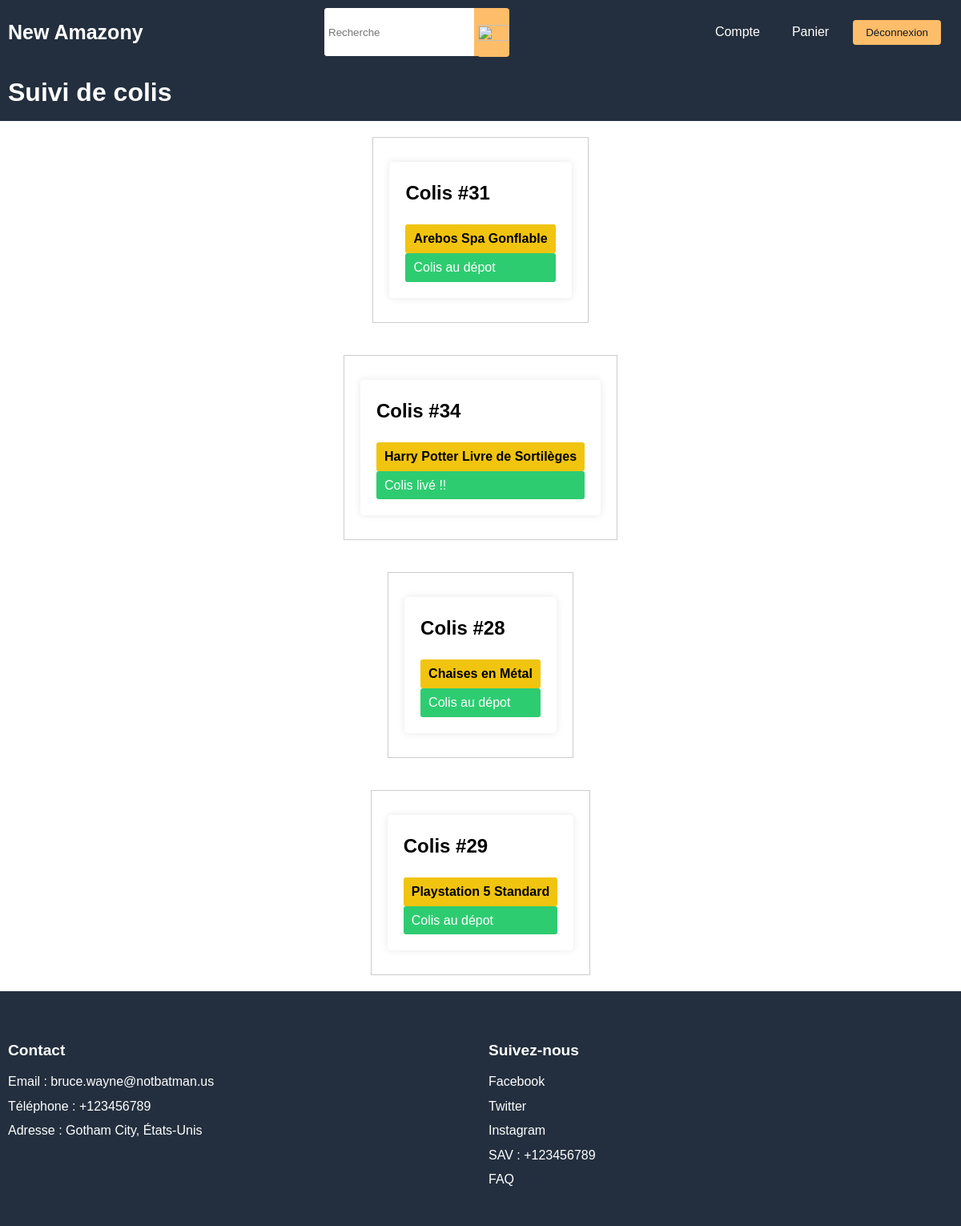
Page /php/suivi_colis.php (signed in) on the committed database.
### tables this page shows
CREATE TABLE IF NOT EXISTS `achats` (
  `ID_commande` int NOT NULL,
  `ID_produit` int NOT NULL,
  `quantite` int NOT NULL DEFAULT '1',
  `Prix` int DEFAULT NULL,
  `statut` tinyint NOT NULL DEFAULT '0',
  PRIMARY KEY (`ID_commande`,`ID_produit`),
  KEY `fk_ID_produit` (`ID_produit`)
);

### php/fonction_get.php (called while the page is built, shortened)
<?php
require_once "fonction_update.php";
function recu_Produit_By_Cmd($ID_Cmd){
    global $link;
    $data = [];
    $desc = [];
    $sql_data = "SELECT * FROM achats WHERE ID_commande = $ID_Cmd";
    $res_data = mysqli_query($link, $sql_data);
    while($obj = mysqli_fetch_object($res_data)){
        $data[$obj->ID_produit] = $obj->quantite;
    }
    foreach ($data as $key => $value) {
        $sql_prod = "SELECT * FROM produit WHERE ID = $key";
        $res_prod = mysqli_query($link, $sql_prod);
        $obj_prod = mysqli_fetch_object($res_prod);
        array_push($desc, $obj_prod->Nom);
        array_push($desc, $value);
        $data[$key] = $desc;
        $desc = [];
    }
    return $data;
}
function recup_Statut($ID_Cmd, $ID_Produit){
    global $link;
    $sql_data = "SELECT * FROM achats WHERE ID_commande = $ID_Cmd AND ID_produit = $ID_Produit";
    $res_data = mysqli_query($link, $sql_data);
    $obj = mysqli_fetch_object($res_data);
    return $obj->statut;
}
function recup_Cmd_By_Cli($id_client){
    global $link;
    $data = [];
    $sql_data = "SELECT * from commande WHERE ID_Client = $id_client";
    $res_data = mysqli_query($link, $sql_data);
    while($obj = mysqli_fetch_object($res_data)){
        array_push($data, $obj->ID);
    }
    return $data;
}
?>

### php/suivi_colis.php (the view, shortened to what this page needs)
<?php
  include("header.php");
?>
<!DOCTYPE html>
<html>
<head>
  <link rel="stylesheet" type="text/css" href="/projet_pedago/css/Main.css">
  <link rel="stylesheet" type="text/css" href="/projet_pedago/css/suivi.css">
</head>
<body>
<header>
  <h1>Suivi de colis</h1>
</header>
<?php
  $ID_client = $_SESSION['Connexion'][0];
  $data = recup_Cmd_By_Cli($ID_client);
  foreach ($data as $idCmd) {
    $tab = recu_Produit_By_Cmd($idCmd);
    foreach ($tab as $idPro => $value) {
      $bddstatut = recup_Statut($idCmd, $idPro);
      if ($bddstatut == 0) {
        $ou = "Colis au dépot";
      } elseif ($bddstatut == 1) {
        $ou = "Colis en cours de Livraison";
      } elseif ($bddstatut == 2) {
        $ou = "Colis livé !!";
      }
      echo '<div class="container">';
        echo '<div class="shipment">';
          echo '<h2>Colis #'.$idPro.'</h2>';
          echo '<p class="delivery-info">'.$value[0].'</p>';
          echo '<p>'.$ou.'</p>';
        echo '</div>';
      echo '</div>';
    }
  }
?>
</body>
</html>
<?php
  include("footer.php");
?>
</html>

### projet_pedago/css/Main.css (style rules this page uses)
header { font-family: Arial, sans-serif; background-color: #232f3e; color: #fff; padding: 10px; height: 60px; }
body { display: flex; flex-direction: column; min-height: 100vh; }
body { font-family: Arial, sans-serif; background-color: #fff; margin: 0; padding: 0; height: 100%; width: 100%; }
.container { max-width: 100%; margin: 20px auto; padding: 20px; border: #ccc solid 1px; background-color: #fff; }

### projet_pedago/css/suivi.css (style rules this page uses)
body { font-family: Arial, sans-serif; line-height: 1.6; margin: 0; padding: 0; }
.container { max-width: 1200px; margin: 0 auto; padding: 20px; }
h1 { margin: 0; }
.shipment { background-color: #fff; box-shadow: 0 0 10px rgba(0, 0, 0, 0.1); border-radius: 5px; padding: 20px; margin: 10px 0; }
h2 { margin-top: 0; }
.delivery-info { font-weight: bold; }
.shipment p { margin: 0; padding: 5px 10px; border-radius: 3px; }
.shipment p:nth-child(2) { background-color: #f1c40f; color: #000; }
.shipment p:nth-child(3) { background-color: #2ecc71; color: #fff; }

### rows in the picture
achats: statut "Colis au dépot"
achats: statut "Colis livé !!"
achats: statut "Colis au dépot"
achats: statut "Colis au dépot"

### other values in the picture
$idPro "31"
$value[0] "Arebos Spa Gonflable"
$idPro "34"
$value[0] "Harry Potter Livre de Sortilèges"
$idPro "28"
$value[0] "Chaises en Métal"
$idPro "29"
$value[0] "Playstation 5 Standard"
